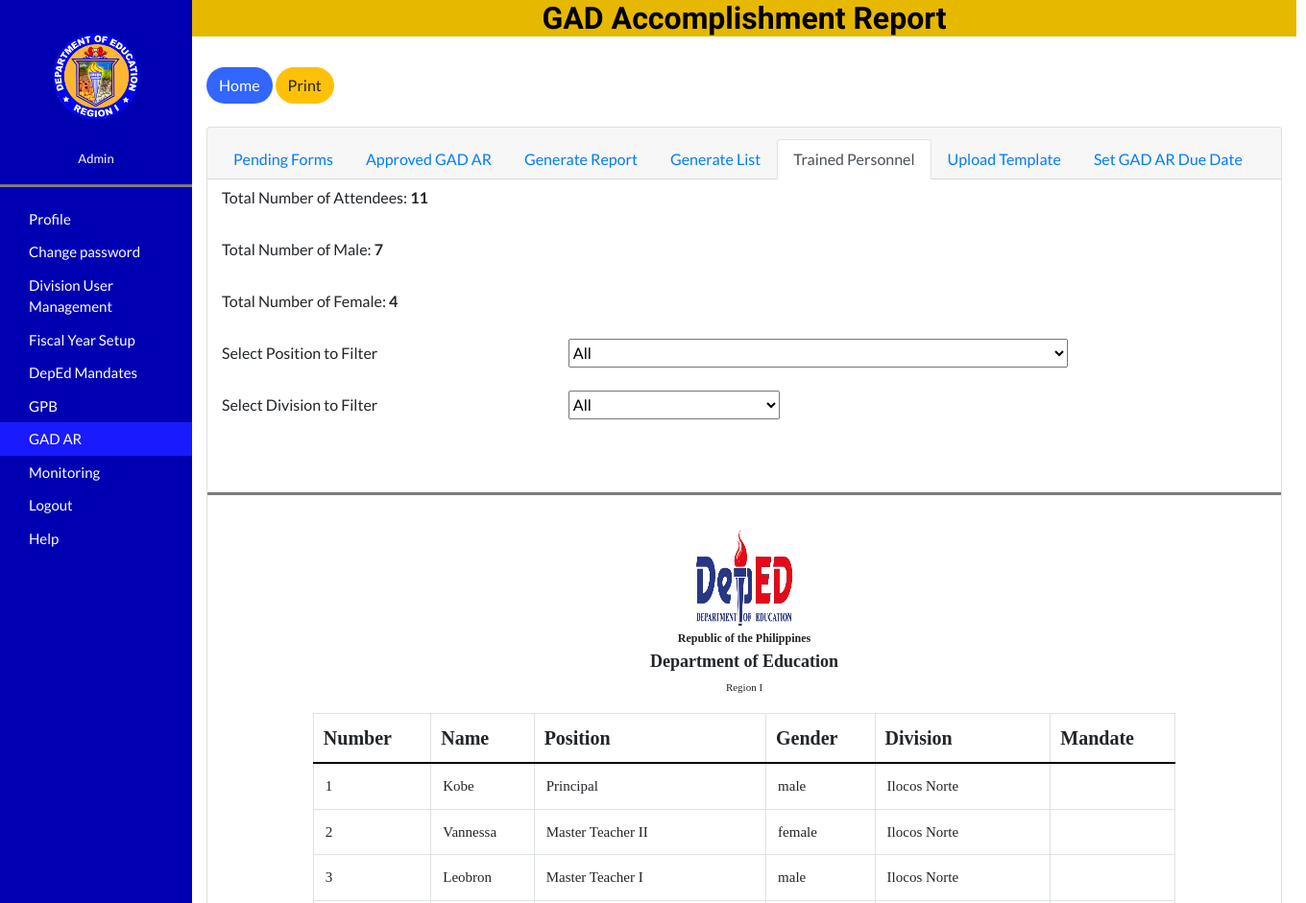
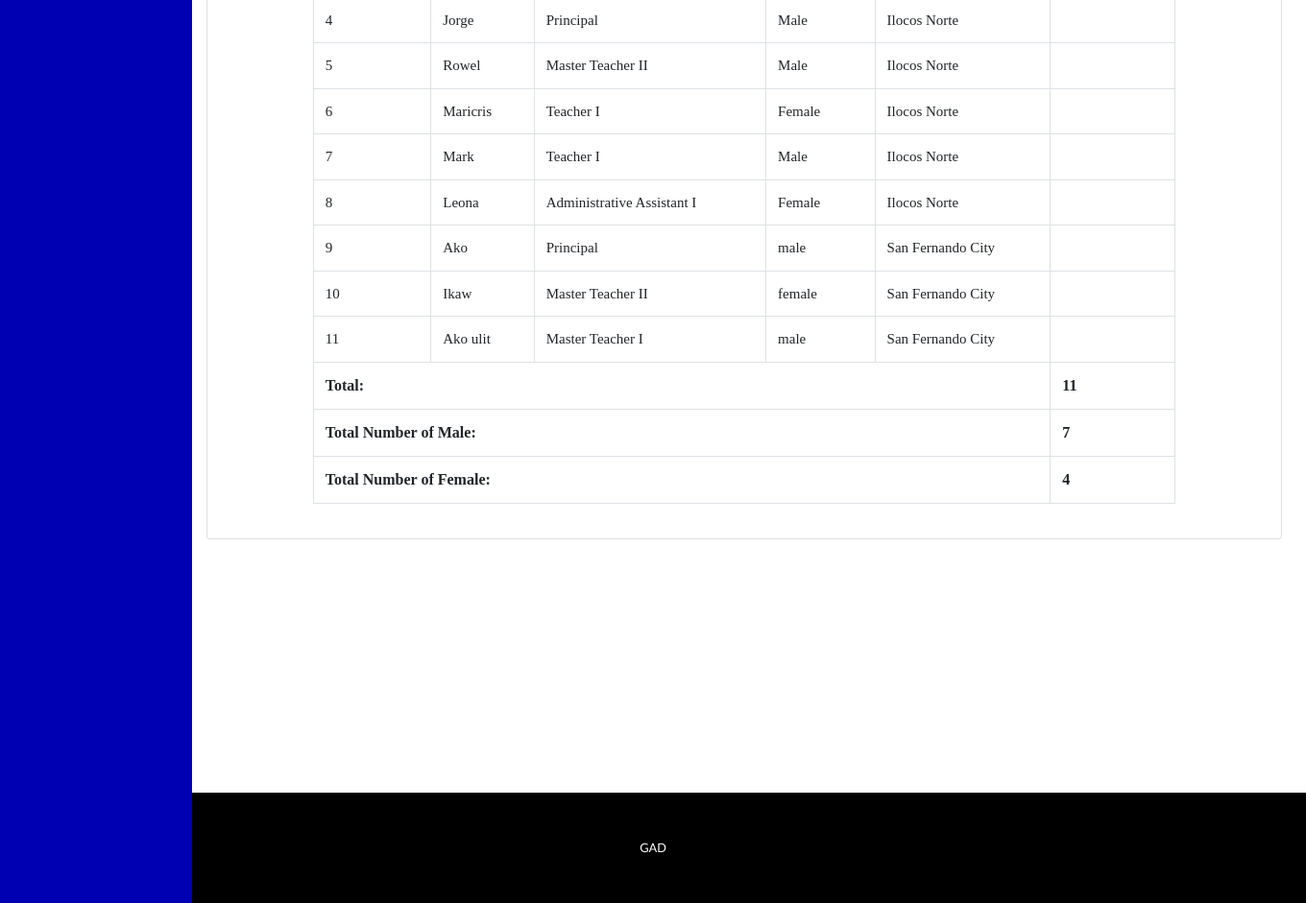
Page /Regional/viewpersonnels.php (signed in) on the earlier database version (2 pictures, top to bottom).
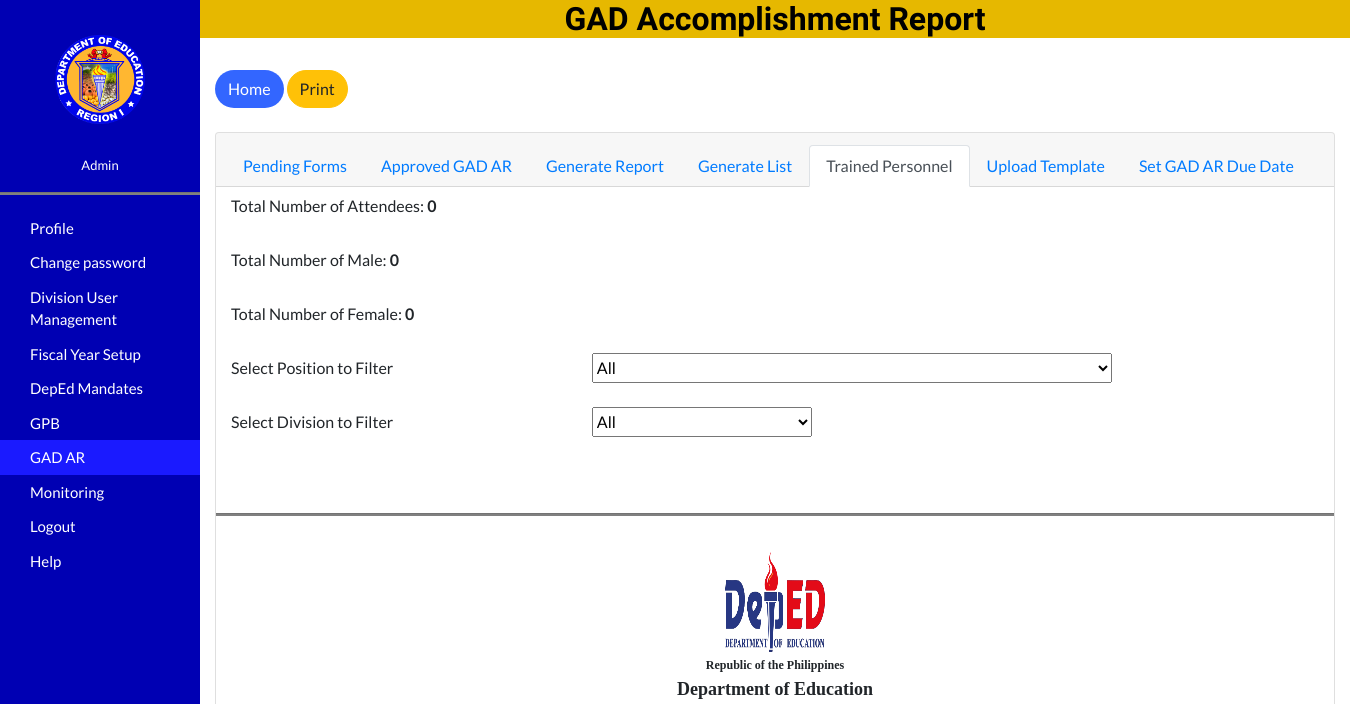
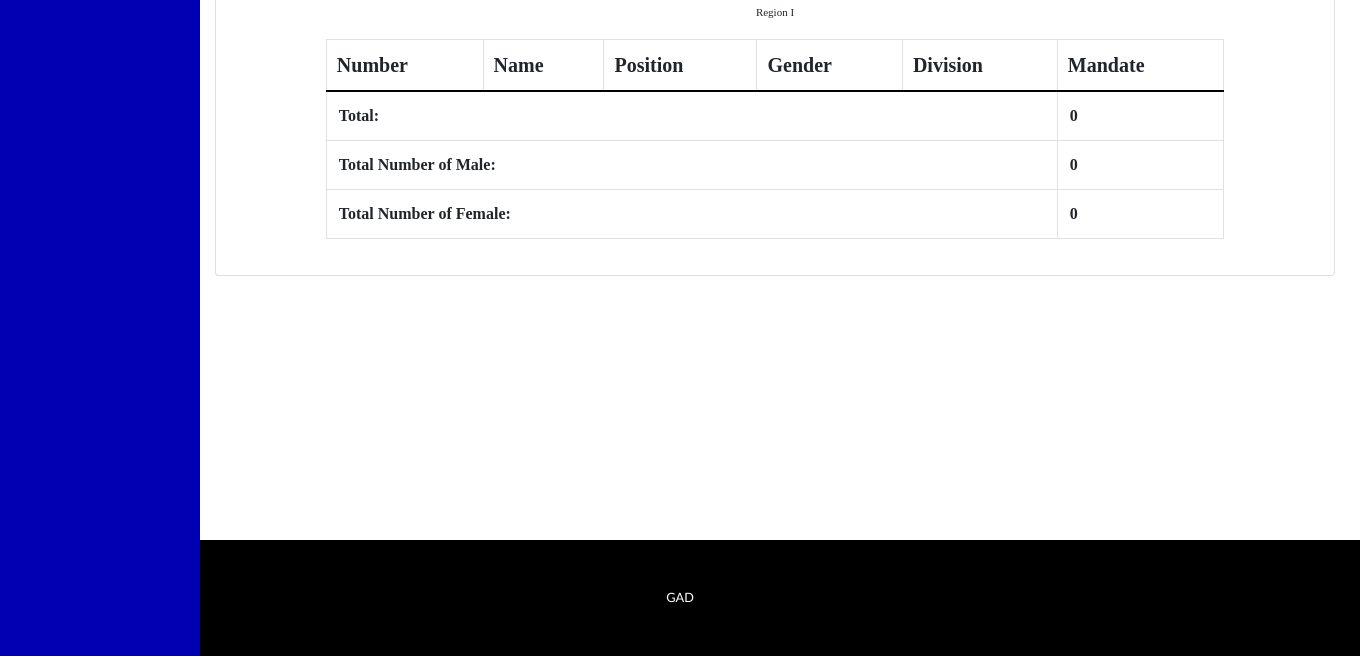
Same page on the later database version (2 pictures, top to bottom).
### tables this page shows
CREATE TABLE `attendees` (
  `id` int(11) NOT NULL AUTO_INCREMENT,
  `name` varchar(500) NOT NULL,
  `position` varchar(500) NOT NULL,
  `gender` varchar(100) NOT NULL,
  `division` varchar(100) NOT NULL,
  `date_sub` datetime NOT NULL DEFAULT current_timestamp(),
  `mandate` varchar(500) NOT NULL,
  PRIMARY KEY (`id`)
);

### Regional/viewpersonnels.php (the view, shortened to what the changed rows need)
<?php session_start();
  require('../connect.php');
$query_at = mysqli_query($conn,"SELECT * FROM attendees ORDER BY id");
$query_male = mysqli_query($conn,"SELECT * FROM attendees WHERE gender='Male'");
$query_female = mysqli_query($conn,"SELECT * FROM attendees WHERE gender='Female'");
?>
<!DOCTYPE html>
<html lang="en">
  <head>
    <link href="vendor/bootstrap/css/bootstrap.min.css" rel="stylesheet">
    <link href="css/one-page-wonder.min.css" rel="stylesheet">
  </head>
  <body>
    <div class="container-fluid">
    <div class="row flex-nowrap">
        <div class="main">
 <center><h2 style="color: black; background-color: #e6b800;">GAD Accomplishment Report</h2></center>
 <br>
<div class="container-fluid">
  <br><br>
<div class="d-flex justify-content-center">
    <fieldset>
  <div class="row">
    <div class="container-fluid">
<div class="card" style="width: 70rem;">
    <div class="mb-3">
      <label  class="col-sm-4 col-form-label">Total Number of Attendees: <b><?php echo mysqli_num_rows($query_at); ?></b></label>
    </div>
    <div class="mb-3">
      <label  class="col-sm-4 col-form-label">Total Number of Male: <b><?php echo mysqli_num_rows($query_male); ?></b></label>
    </div>
    <div class="mb-3">
      <label  class="col-sm-4 col-form-label">Total Number of Female: <b><?php echo mysqli_num_rows($query_female); ?></b></label>
    </div>
  <div class="card-body" id="invoice">
    <center>
    <table class="table table-bordered col-sm-10"  id="table_gad">
        <tr>
            <th style='padding: 10px; border-bottom: 2px solid black; font-size: 20px;' class="fonts-fam">Number</th>
            <th style='padding: 10px; border-bottom: 2px solid black; font-size: 20px;' class="fonts-fam">Name</th>
            <th style='padding: 10px; border-bottom: 2px solid black; font-size: 20px;' class="fonts-fam">Position</th>
            <th style='padding: 10px; border-bottom: 2px solid black; font-size: 20px;' class="fonts-fam">Gender</th>
            <th style='padding: 10px; border-bottom: 2px solid black; font-size: 20px;' class="fonts-fam">Division</th>
            <th style='padding: 10px; border-bottom: 2px solid black; font-size: 20px;' class="fonts-fam">Mandate</th>
          </tr>
          <?php
            $count=1;
            while($row = mysqli_fetch_assoc($query_at)){
              echo "<tr>";
              echo "<td style='font-size: 15px' class='fonts-fam'>".$count."</td>";
              echo "<td style='font-size: 15px' class='fonts-fam'>".$row['name']."</td>";
              echo "<td style='font-size: 15px' class='fonts-fam'>".$row['position']."</td>";
              echo "<td style='font-size: 15px' class='fonts-fam'>".$row['gender']."</td>";
              echo "<td style='font-size: 15px' class='fonts-fam'>".$row['division']."</td>";
              echo "<td style='font-size: 15px' class='fonts-fam'>".$row['mandate']."</td>";
              echo "</tr>";
              $count++;
            }
          ?>
          <tr>
            <td class="fonts-fam"><b><?php echo mysqli_num_rows($query_at); ?></b></td>
          </tr>
          <tr>
             <td class="fonts-fam"><b><?php echo mysqli_num_rows($query_male); ?></b></td>
          </tr>
           <tr>
             <td class="fonts-fam"><b><?php echo mysqli_num_rows($query_female); ?></b></td>
          </tr>
      </table></center>
  </div>
  </div>
</div>
   </div>
 </fieldset>
</div>
</div>
</div>
  </div>
   </div>
<br><br><br><br><br><br><br><br><br><br><br>
</body>
</html>

Differences in the rows shown:
removed attendees: name "Kobe", position "Principal", gender "male", division "Ilocos Norte"
removed attendees: name "Vannessa", position "Master Teacher II", gender "female", division "Ilocos Norte"
removed attendees: name "Leobron", position "Master Teacher I", gender "male", division "Ilocos Norte"
removed attendees: name "Jorge", position "Principal", gender "Male", division "Ilocos Norte"
removed attendees: name "Rowel", position "Master Teacher II", gender "Male", division "Ilocos Norte"
removed attendees: name "Maricris", position "Teacher I", gender "Female", division "Ilocos Norte"
removed attendees: name "Mark", position "Teacher I", gender "Male", division "Ilocos Norte"
removed attendees: name "Leona", position "Administrative Assistant I", gender "Female", division "Ilocos Norte"
removed attendees: name "Ako", position "Principal", gender "male", division "San Fernando City"
removed attendees: name "Ikaw", position "Master Teacher II", gender "female", division "San Fernando City"
removed attendees: name "Ako ulit", position "Master Teacher I", gender "male", division "San Fernando City"
Other differences:
mysqli_num_rows($query_at): "11" → "0"
mysqli_num_rows($query_male): "7" → "0"
mysqli_num_rows($query_female): "4" → "0"
